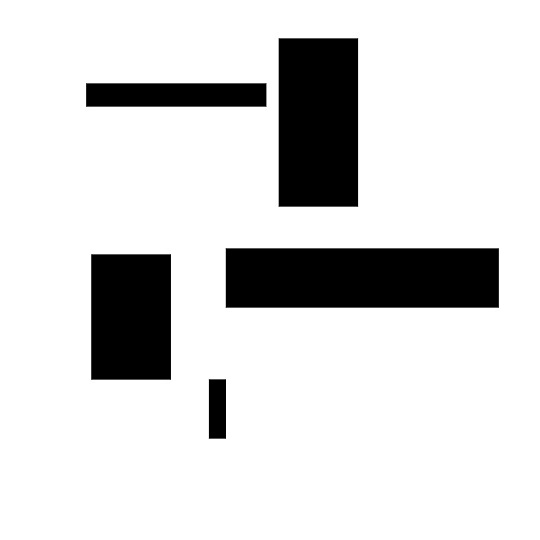
#> input picture Project/Hough Transform/Rectangles.jpg, 540 x 540 px
$ python Testing2.py
#> lines starting #> are read from the running program, lines starting #| are printed output that depends on the picture; after the words box and inside, x2 and y2 are one past the last pixel; in counts of white or black regions, pixels touching at a corner belong together
import cv2 as cv
import numpy as np

image = cv.imread('Rectangles.jpg')
#> image is the input picture: shape (540, 540, 3); min 0, max 255, mean 215.9
image2 = cv.cvtColor(image, cv.COLOR_BGR2GRAY)
image2 = cv.Canny(image2, 75, 150)
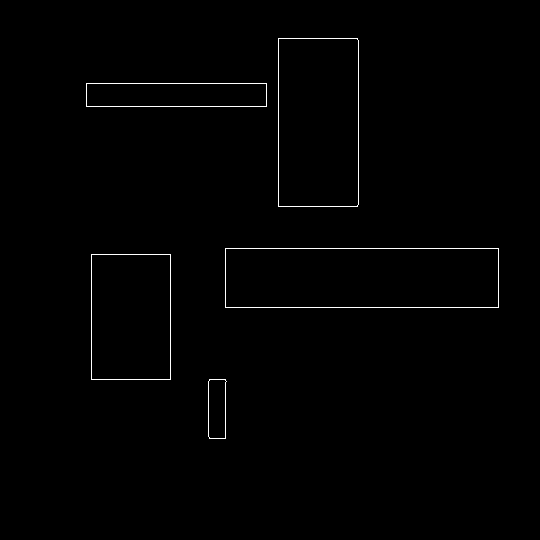
#> image2: shape (540, 540); 0.73% white in thin lines or dots, all inside (x1, y1, x2, y2) = (86, 38, 499, 439)
image2 = cv.dilate(image2, cv.getStructuringElement(
    cv.MORPH_RECT, (5, 5)), iterations=2)
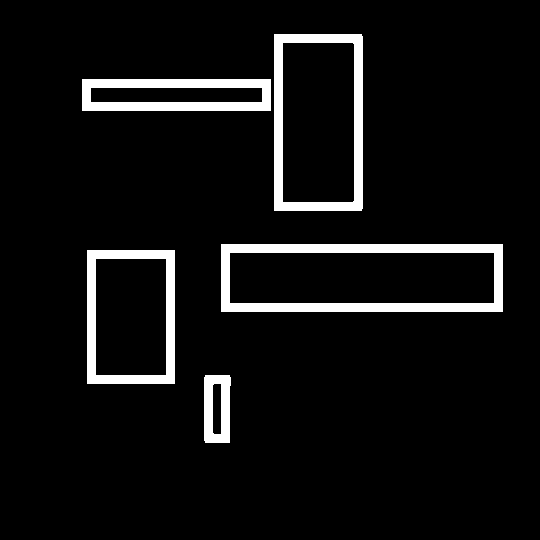
#> image2: shape (540, 540); 6.6% white; 5 white regions, box (x1, y1, x2, y2) and area: (221, 244, 503, 312) 5976, (274, 34, 363, 211) 4462, (87, 250, 175, 384) 3672, (82, 79, 271, 111) 3654, (204, 375, 231, 443) 1375

image2 = cv.erode(image2, cv.getStructuringElement(
    cv.MORPH_RECT, (5, 5)), iterations=2)

lines = cv.HoughLinesP(image2, 1, np.pi/180, 30)
#> lines = 16 rows, first 6: [225, 307, 498, 307], [225, 248, 498, 248], [86, 106, 266, 106], [86, 83, 266, 83], [278, 206, 278, 38], [358, 204, 358, 40]

coutours, hierarchy = cv.findContours(
    image2, cv.RETR_EXTERNAL, cv.CHAIN_APPROX_NONE)
#> coutours = 5 contours; box (x1, y1, x2, y2) and area: (225, 248, 499, 308) 16107, (278, 38, 359, 207) 13437, (91, 254, 171, 380) 9875, (86, 83, 267, 107) 4140, (208, 379, 227, 439) 1001
print(f"Number of objects is {len(coutours)}")
#| Number of objects is 5
for line in lines:
    x1, y1, x2, y2 = line[0]
    cv.line(image, (x1, y1), (x2, y2), (255, 255, 255), 1)
#> this loop made 16 passes
#> (x1, y1, x2, y2) on passes 1 to 12: (225, 307, 498, 307), (225, 248, 498, 248), (86, 106, 266, 106), (86, 83, 266, 83), (278, 206, 278, 38), (358, 204, 358, 40), (91, 379, 91, 254), (170, 379, 170, 254), (92, 379, 169, 379), (279, 206, 357, 206), (225, 306, 225, 249), (279, 38, 357, 38)
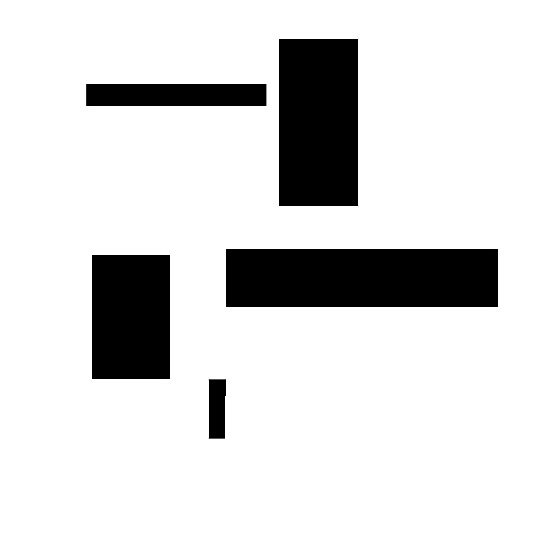
#> image: shape (540, 540, 3); 0.69% of pixels changed, all inside (x1, y1, x2, y2) = (86, 38, 499, 439)
# print(lines)
cv.imshow('Check', image)


cv.imshow('Check2', image2)

cv.waitKey(0)


# [22 lines of commented-out code are left out]
